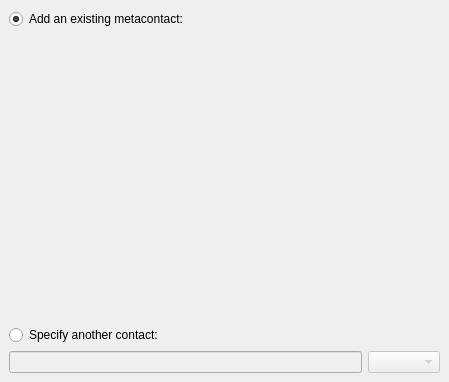
<ui version="4.0" >
 <class>ContactSelectorWidget_Base</class>
 <widget class="QWidget" name="ContactSelectorWidget_Base" >
  <property name="geometry" >
   <rect>
    <x>0</x>
    <y>0</y>
    <width>449</width>
    <height>382</height>
   </rect>
  </property>
  <property name="sizePolicy" >
   <sizepolicy>
    <hsizetype>5</hsizetype>
    <vsizetype>1</vsizetype>
    <horstretch>0</horstretch>
    <verstretch>0</verstretch>
   </sizepolicy>
  </property>
  <property name="windowTitle" >
   <string>Select Contact</string>
  </property>
  <layout class="QVBoxLayout" >
   <property name="margin" >
    <number>9</number>
   </property>
   <property name="spacing" >
    <number>6</number>
   </property>
   <item>
    <widget class="QRadioButton" name="radioAddExistingMetaContact" >
     <property name="text" >
      <string>Add an existing metacontact:</string>
     </property>
     <property name="checked" >
      <bool>true</bool>
     </property>
    </widget>
   </item>
   <item>
    <widget class="Kopete::UI::MetaContactSelectorWidget" native="1" name="metaContactSelector" />
   </item>
   <item>
    <widget class="QRadioButton" name="radioAnotherContact" >
     <property name="text" >
      <string>Specify another contact:</string>
     </property>
    </widget>
   </item>
   <item>
    <layout class="QHBoxLayout" >
     <property name="margin" >
      <number>0</number>
     </property>
     <property name="spacing" >
      <number>6</number>
     </property>
     <item>
      <widget class="QLineEdit" name="editContact" >
       <property name="enabled" >
        <bool>false</bool>
       </property>
      </widget>
     </item>
     <item>
      <widget class="QComboBox" name="comboProtocol" >
       <property name="enabled" >
        <bool>false</bool>
       </property>
      </widget>
     </item>
    </layout>
   </item>
  </layout>
 </widget>
 <customwidgets>
  <customwidget>
   <class>Kopete::UI::MetaContactSelectorWidget</class>
   <extends>QWidget</extends>
   <header>metacontactselectorwidget.h</header>
  </customwidget>
 </customwidgets>
 <resources/>
 <connections/>
</ui>
